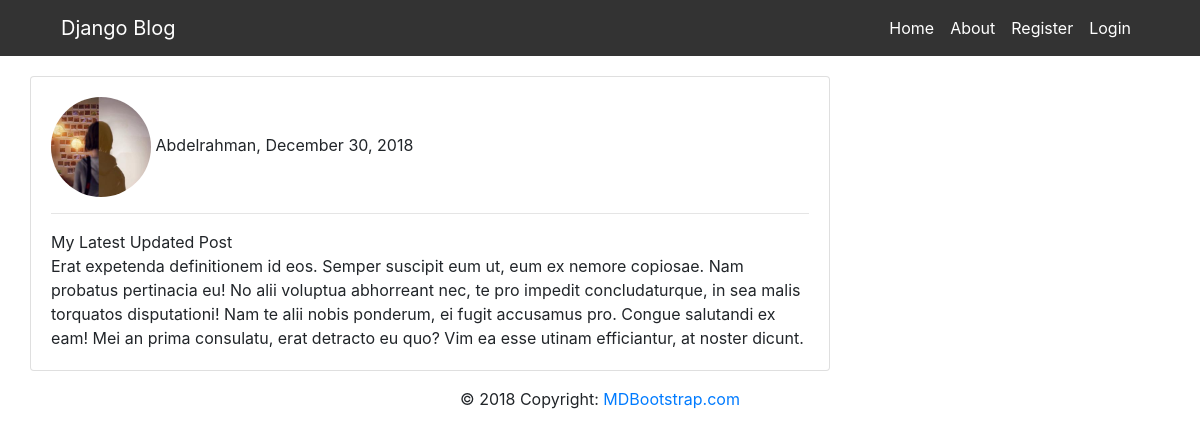
The app's page /post/36/ with its own data.
### my_blog/models.py (models this page shows, shortened)
class Post(models.Model):
	user = models.ForeignKey(User, on_delete=models.CASCADE)
	title = models.CharField(max_length=255)
	content = models.TextField()
	date_posted = models.DateTimeField(default=timezone.now)

### users/models.py (models this page shows, shortened)
class UserProfile(models.Model):
	user = models.OneToOneField(User, on_delete=models.CASCADE)
	image = models.ImageField(default='default_image.jpg', upload_to='profile_pictures')
	date = models.DateTimeField(auto_now=False, null=True, blank=True)

### my_blog/views.py (the view)
# urls.py: path('post/<int:pk>/', PostDetialView.as_view(), name="post_details"),
class PostDetialView(DetailView):
	model = Post
	template_name = 'my_blog/post_details.html'

### my_blog/templates/my_blog/post_details.html (shortened to what this page needs)
{% extends 'my_blog/base.html' %}
{% block content %}
	<div class="row post">
		<div class="card" style="width: 50rem;">
		  <div class="card-body">
		    <div class="card-title post_date">
		    	<img  src="{{ object.user.userprofile.image.url }}" style="width: 100px;height: 100px" class="rounded-circle article-img" >
		    	{{ object.user.first_name }},
		    	<span>{{ object.date_posted |date:"F d, Y"  }} </span> </div>
		    <hr>
		    <p class="card-text post_title">{{ object.title }}</p>
		    <div>{{ object.content }}</div>
		  </div>
		</div>
	</div>
{% endblock %}

### my_blog/static/my_blog/css/style.css (style rules this page uses)
h1,h2,h3,h4,h5,h6,p,div { margin: 0; padding: 0 }

### records on screen
Post: user.userprofile.image (picture), user.first_name "Abdelrahman", date_posted "December 30, 2018", title "My Latest Updated Post", content "Erat expetenda definitionem id eos. Semper suscipit eum ut, eum ex nemore copiosae. Nam probatus pertinacia eu! No alii voluptua abhorreant nec, te pro impedit concludaturque, in sea malis torquatos disputationi! Nam te alii nobis ponderum, ei fugit accusamus pro. Congue salutandi ex eam! Mei an prima consulatu, erat detracto eu quo? Vim ea esse utinam efficiantur, at noster dicunt."
